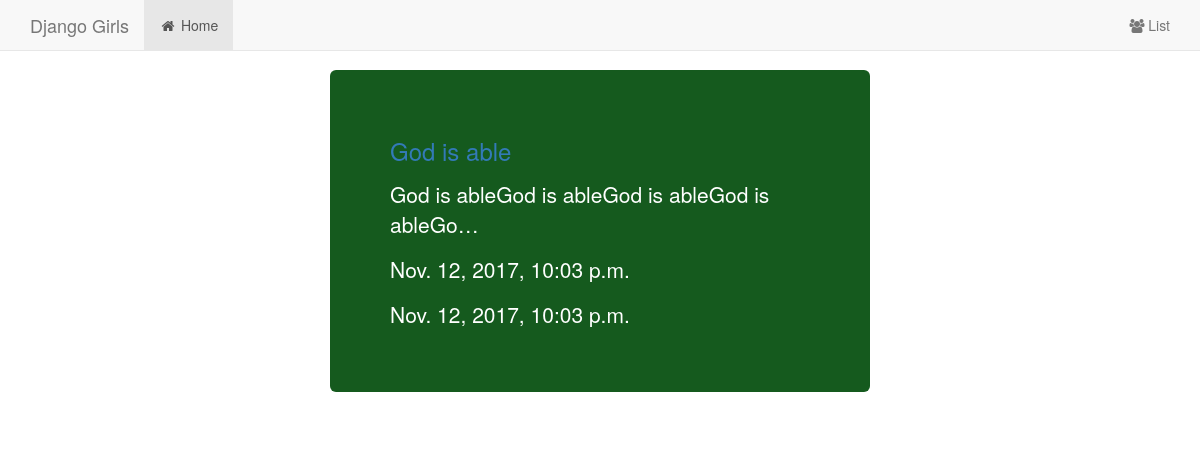
The page / on the database its author committed.
### djangoapp/models.py (models this page shows, shortened)
class Post(models.Model):
    title = models.CharField(max_length=120)
    content = models.TextField()
    updated = models.DateTimeField(auto_now=True, auto_now_add=False)
    timestamp = models.DateTimeField(auto_now=False, auto_now_add=True)

### djangoapp/views.py (the view)
# urls.py: url(r'^$', post_list, name='post_list'),
def post_list(request):
    list=Post.objects.all().order_by("-timestamp")
    context={
        "list": list,
    }
    return render(request, "post_list.html", context)

### templates/post_list.html
{% extends "base.html" %}
{% block content %}
 <div class="col-sm-6 col-sm-offset-3">
  {% for obj in list %}
                <div class="jumbotron">
                  <h3> <a href="/display/{{ obj.id }}">{{obj.title}}</a></h3>
                  <p>{{obj.content | safe  | linebreaks | truncatechars:50}}</p>
                    <p>{{obj.timestamp}}</p>
                    <p>{{obj.updated}}</p>
                </div>
 {% endfor %}
 </div>
{% endblock  %}

### templates/base.html (shortened to what this page needs)
{% load staticfiles %}
<!DOCTYPE html>
<html lang="en">
<head>
    <link rel="stylesheet" type="text/css" href='{% static "css/bootstrap.css" %}' />
    <link rel="stylesheet" type="text/css" href='{% static "css/base.css" %}' />
    <link href="{% static 'font-awesome/css/font-awesome.min.css' %}" type="text/css" rel="stylesheet">
</head>
<body>
{% include "navbar.html" %}
<div class="container">
    {% block content %}
    {% endblock %}
</div>
</body>
</html>

### templates/navbar.html (shortened to what this page needs)
<nav class="navbar navbar-default navbar-fixed-top">
      <div class="container">
        <div class="navbar-header">
          <a class="navbar-brand" href="#">Django Girls</a>
        </div>
        <div id="navbar" class="navbar-collapse collapse">
          <ul class="nav navbar-nav">
            <li class="active"><a href="#"><i class="fa fa-home fa-fw" aria-hidden="true"></i>&nbsp;Home</a></li>
          </ul>
          <ul class="nav navbar-nav navbar-right">
            <li ><a href="{% url 'post_list' %}"><i class="fa fa-users" aria-hidden="true"></i>&nbsp;List</a></li>
          </ul>
        </div>
      </div>
    </nav>

### static/our_static/css/base.css (style rules this page uses)
body { min-height: 2000px; padding-top: 70px; }
.jumbotron { background-color:#155A1E; color: #FFF; margin-top:0px !important; }

### rows shown on the page
Post: title "God is able", content "God is ableGod is ableGod is ableGod is ableGo…", timestamp "Nov. 12, 2017, 10:03 p.m.", updated "Nov. 12, 2017, 10:03 p.m."
